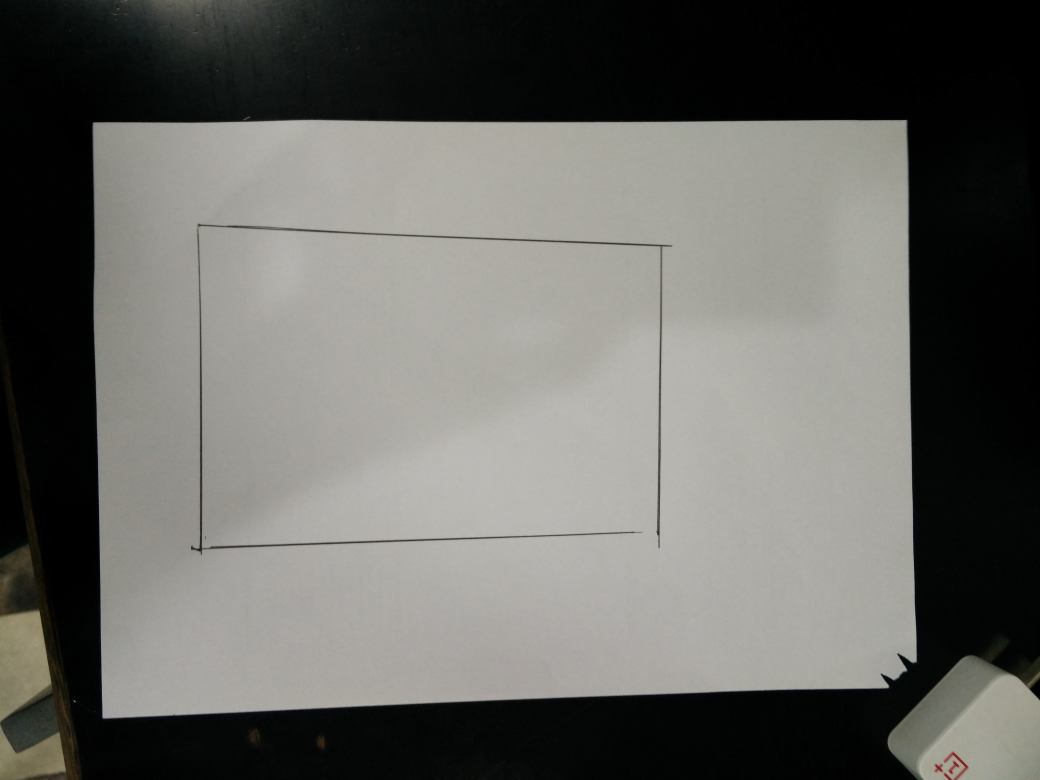
//> input picture codeAndData/data/17.jpg, 4160 x 3120 px (shown at 1/4 size)
$ ./imageProcess ../data/17.jpg   (built with g++ and OpenCV 4)
//> lines starting //> are read from the running program, lines starting //| are printed output that depends on the picture; after the words box and inside, x2 and y2 are one past the last pixel; in counts of white or black regions, pixels touching at a corner belong together
#include <iostream>
#include <opencv2/opencv.hpp>
#include <string>
#include <vector>
#include <algorithm>
#include <string.h>

using namespace std;
using namespace cv;

const int YMOVE = 8;

struct  Line {
	Point p1, p2, center;

	Line(Point p1_, Point p2_) :
	p1(p1_), p2(p2_) {
		center = Point((p1.x + p2.x) / 2, (p1.y + p2.y) / 2);
	}
};

inline double cal(int x1, int y1, int x2, int y2,
				  int x3, int y3, int x4, int y4) {
	return (x1 - x2) * (y3 - y4) - (y1 - y2) * (x3 - x4);
}

/***********************************************
 * Description: 计算两条直线的交点
 * @para l1 直线1
 * @para l2 直线2
 * @return 返回代表交点坐标值的点
 ***********************************************/
Point2f getIntersect(const Line& l1, const Line& l2) {
	int x1 = l1.p1.x, y1 = l1.p1.y;
	int x2 = l1.p2.x, y2 = l1.p2.y;
	int x3 = l2.p1.x, y3 = l2.p1.y;
	int x4 = l2.p2.x, y4 = l2.p2.y;
	Point2f point(-1, -1);

	double d = cal(x1, y1, x2, y2, x3, y3, x4, y4);
	if (d) {
		point.x = ((x1 * y2 - y1 * x2) * (x3 - x4) - (x1 - x2) * (x3 * y4 - y3 * x4)) / d;
    	point.y = ((x1 * y2 - y1 * x2) * (y3 - y4) - (y1 - y2) * (x3 * y4 - y3 * x4)) / d;
	}
	return point;
}

/***********************************************
 * Description: 进行图像的缩放
 * @para srcImage 源图像
 * @para dstImage 目标图像
 * @para scale 缩放倍数
 * @para width 源图像宽度
 * @para height 源图像高度
 ***********************************************/
void imageScale(Mat& srcImage, Mat &dstImage, double scale, int width, int height) {
	resize(srcImage, dstImage, Size(width * 1.0 / scale, height * 1.0 / scale));
}

/***********************************************
 * Description: 获取图像的二值化后的图
 * @para srcImage 源图像
 * @para dstImage 保存二值化后的图像的图像
 ***********************************************/
void getGrayImage(Mat& srcImage, Mat &dstImage) {
	cvtColor(srcImage, dstImage, COLOR_BGR2GRAY);
}

/***********************************************
 * Description: 使用 canny 算法获取图像边缘
 * @para srcImage 源图像
 * @para dstImage 保存 canny 处理后图像的图像
 ***********************************************/
void getCannyImage(Mat& srcImage, Mat &dstImage) {
	Mat gray;
	getGrayImage(srcImage, gray);
	Canny(gray, dstImage, 50, 250, 3);
}

/***********************************************
 * Description: 用 HoughLinesP 函数对图像进行
 *				hough 变换
 * @para canny 使用 canny 算法进行了边缘处理的图像
 * @para lines 保存 hough 变换后的直线的容器
 ***********************************************/
void hough(Mat& canny, vector<Vec4i> &lines) {
	int width = canny.size().width;
	// 85 和 15 是经过测试效果较好的数值
	HoughLinesP(canny, lines, 1, CV_PI / 180, 80, width / 15, 15);
}

/***********************************************
 * Description: 将 hough 识别的直线进行分类，分为
 *				偏竖线和偏横线两类
 * @para lines 所有直线
 * @para horizontals 保存偏横线的容器
 * @para verticals 保存偏竖线的容器
 ***********************************************/
void classifyLines(vector<Vec4i> &lines, vector<Line> &horizontals, vector<Line> &verticals) {
	for (int i = 0; i < lines.size(); ++i) {
		Vec4i line = lines[i];
		if (fabs(line[0] - line[2]) > fabs(line[1] - line[3])) {
			// 偏横线
			horizontals.push_back(Line(Point(line[0], line[1]), Point(line[2], line[3])));
		} else {
			// 偏竖线
			verticals.push_back(Line(Point(line[0], line[1]), Point(line[2], line[3])));
		}
	}
}

/***********************************************
 * Description: 计算一条直线两端点与图像中心点差值形成
 *				的两个向量的叉积，判断直线方向是否满足
 *				使用右手定则时是向上
 * @para lines 要测试的直线
 * @para width 图像宽度
 * @para height 图像高度
 * @return 叉积的值
 ***********************************************/
int getCrossProduct(Line &line, int width, int height) {
	int centerX = width / 2;
	int centerY = height / 2;

	int lx = line.p1.x - centerX, ly = line.p1.y - centerY;
	int rx = line.p2.x - centerX, ry = line.p2.y - centerY;

	// 因为坐标系是向下的，所以叉积 < 0 代表是正确 方向
	int crossProduct = lx * ry - ly * rx;

	return crossProduct;
}

/***********************************************
 * Description: 交换两个点的值
 ***********************************************/
void swapPoint(Point &a, Point &b) {
	Point temp = a;
	a = b;
	b = temp;
}

/***********************************************
 * Description: 判断直线是否满足右手定则值向上，如果不
 *				是，更改直线的方向
 * @para lines 要测试的直线
 * @para width 图像宽度
 * @para height 图像高度
 ***********************************************/
void setLineDirection(Line &line, int width, int height) {
	int crossProduct = getCrossProduct(line, width, height);
	if (crossProduct > 0) {
		swapPoint(line.p1, line.p2);
	}
}

/***********************************************
 * Description: 计算的表达式中的斜率 k 和y轴偏移 b
 * @para lines 要计算的直线
 * @return 一个保存了 k 和 b 的值的容器
 ***********************************************/
vector<double> getLineKB(Line &line) {
	vector<double> res;
	int lx = line.p1.x, ly = line.p1.y;
	int rx = line.p2.x, ry = line.p2.y;

	// 直线垂直，此时设斜率为一个较大值
	if (abs(lx - rx) < 5) {
		res.push_back(1000.0);
		res.push_back(1000.0);
	} else {
		double k = (ly * 1.0 - ry * 1.0) / (lx * 1.0 - rx * 1.0);
		double b = ly * 1.0 - k * lx;
		res.push_back(k);
		res.push_back(b);
	}
	return res;
}

/***********************************************
 * Description: 沿着线段的边缘进行采样，获取线段两边的
 *				采样点坐标
 * @para lines 要进行采样的直线
 * @return 保存采样点的容器
 ***********************************************/
vector< vector<Point> > getClosePoint(Line &line) {
	int lx = line.p1.x, ly = line.p1.y;
	int rx = line.p2.x, ry = line.p2.y;

	vector<double> kb = getLineKB(line);
	vector<Point> lPoint, rPoint;
	// 偏横线
	if (abs(lx - rx) > abs(ly - ry)) {
		int min = lx < rx ? lx : rx;
		int max = lx > rx ? lx : rx;

		for (int i = min; i <= max; i += 5) {
			// 水平
			if (fabs(kb[0]) < 0.05) {
				if (lx < rx) {
					lPoint.push_back(Point(i, (ly + ry) / 2 - YMOVE));
					rPoint.push_back(Point(i, (ly + ry) / 2 + YMOVE));
				} else {
					lPoint.push_back(Point(i, (ly + ry) / 2 + YMOVE));
					rPoint.push_back(Point(i, (ly + ry) / 2 - YMOVE));
				}
			} else {
				int y = (int)(kb[0] * i + kb[1]);

				// 与原直线垂直的直线
				double k = -1 / kb[0];
				double b = ly - lx * k;
				double kSquare = k * k;

				// 计算 y 轴 和 x 轴的偏移
				double MoveSquare = YMOVE * YMOVE;
				int yMove = (int)(sqrt( MoveSquare * kSquare / (1 + kSquare)));
				int xMove = (int)(sqrt(MoveSquare / (kSquare + 1)));
				if (kb[0] < 0)
					xMove = -xMove;

				if (lx < rx) {
					lPoint.push_back(Point(i + xMove, y - yMove));
					rPoint.push_back(Point(i - xMove, y + yMove));
				} else {
					lPoint.push_back(Point(i - xMove, y + yMove));
					rPoint.push_back(Point(i + xMove, y - yMove));
				}
			}
		}
	} else { // 偏竖线
		int min = ly < ry ? ly : ry;
		int max = ly > ry ? ly : ry;

		for (int i = min; i <= max; i += 5) {
			// 垂直
			if (fabs(kb[0] > 500)) {
				if (ly < ry) {
					lPoint.push_back(Point((lx + rx) / 2 + YMOVE, i));
					rPoint.push_back(Point((lx + rx) / 2 - YMOVE, i));
				} else {
					lPoint.push_back(Point((lx + rx) / 2 - YMOVE, i));
					rPoint.push_back(Point((lx + rx) / 2 + YMOVE, i));
				}
			} else {
				int x = (int)((i - kb[1]) / kb[0]);

				double k = -1 / kb[0];
				double b = ly - lx * k;
				double kSquare = k * k;

				double MoveSquare = YMOVE * YMOVE;
				int yMove = (int)(sqrt( MoveSquare * kSquare / (1 + kSquare)));
				int xMove = (int)(sqrt(MoveSquare / (kSquare + 1)));

				if (kb[0] < 0)
					yMove = -yMove;

				if (ly < ry) {
					lPoint.push_back(Point(x + xMove, i - yMove));
					rPoint.push_back(Point(x - xMove, i + yMove));
				} else {
					lPoint.push_back(Point(x - xMove, i + yMove));
					rPoint.push_back(Point(x + xMove, i - yMove));
				}
			}
		}
	}

	vector< vector<Point> > result;
	result.push_back(lPoint);
	result.push_back(rPoint);

	return result;
}

/***********************************************
 * Description: 判断两个像素点的 RGB 值是否接近
 * @para rgb1 rgb2 两个像素点的 RGB 值
 * @return 两个像素点的 RGB 值是否相似
 ***********************************************/
bool rgbClose(Vec3b &rgb1, Vec3b& rgb2) {
	int num = 0;
	for (int i = 0; i < 3; ++i) {
		if (abs((int)rgb1.val[i] - (int)rgb2.val[i]) > 50) {
			num++;
		}
	}
	return num < 3;
}

/***********************************************
 * Description: 在图像中心附近进行采样并计算这些像素点
 *				的 RGB 的平均值
 * @para centerX 中心点的横坐标
 * @para centerY 中心点的纵坐标
 * @para image 要处理的图片
 * @return 中心范围 RGB 的平均值
 ***********************************************/
Vec3b getCenterRGB(int centerX, int centerY, Mat &image) {
	int num = 0;
	int rgb1 = 0, rgb2 = 0, rgb3 = 0;
	for (int i = -20; i <= 20; i += 5) {
		for (int j = -20; j <= 20; j += 5) {
			Vec3i current = image.at<Vec3b>(Point(centerX + j, centerY + i));
			rgb1 += (int)current.val[0];
			rgb2 += (int)current.val[1];
			rgb3 += (int)current.val[2];
			num++;
		}
	}

	rgb1 /= num;
	rgb2 /= num;
	rgb3 /= num;

	Vec3b res;
	res.val[0] = (uchar)rgb1;
	res.val[1] = (uchar)rgb2;
	res.val[2] = (uchar)rgb3;
	return res;
}

/***********************************************
 * Description: 判断一条直线是否是图像中纸张的边缘
 * @para line 要进行判断的直线
 * @para srcImage 要处理的图片
 * @return 这条直线是否是图片中的纸张边缘
 ***********************************************/
bool isEdge(Line &line, Mat& srcImage) {
	int width = srcImage.size().width;
	int height = srcImage.size().height;
	setLineDirection(line, width, height);

	int centerX = width / 2;
	int centerY = height / 2;
	Vec3b center = getCenterRGB(centerX, centerY, srcImage);

	vector< vector<Point> > closePoint = getClosePoint(line);

	int lPointCloseNum = 0, rPointCloseNum = 0;

	for (int i = 0; i < closePoint[0].size(); ++i) {
		// 去掉超出图片范围的点
		if (closePoint[0][i].y < 0 || closePoint[0][i].y >= height ||
			closePoint[0][i].x < 0 || closePoint[0][i].x >= width ||
			closePoint[1][i].y < 0 || closePoint[1][i].y >= height ||
			closePoint[1][i].x < 0 || closePoint[1][i].x >= width) {
			continue;
		}

		// 获取直线'左右'两边的的采样点的像素值
		Vec3b lPointRgb = srcImage.at<Vec3b>(Point(closePoint[0][i].x, closePoint[0][i].y));
		Vec3b rPointRgb = srcImage.at<Vec3b>(Point(closePoint[1][i].x, closePoint[1][i].y));

		if (rgbClose(lPointRgb, center))
		 	lPointCloseNum++;

		if (rgbClose(rPointRgb, center)) {
			rPointCloseNum++;
		}
	}

	int totalNum = closePoint[0].size();
	double lrate = lPointCloseNum * 1.0 / totalNum * 1.0;
	double rrate = rPointCloseNum * 1.0 / totalNum * 1.0;

	return (lrate > rrate);
}

/***********************************************
 * Description: 删除不是图像中纸张边缘的直线
 * @para lines 检测到的所有直线
 * @para srcImage 要处理的图片
 ***********************************************/
void delLines(vector<Line> &lines,  Mat& srcImage) {
	vector<int> delIndex;
	delIndex.clear();
	for (int i = 0; i < lines.size(); ++i) {
		if (isEdge(lines[i], srcImage) == 0) {
			delIndex.push_back(i);
		}
	}

	for (int i = 0; i < delIndex.size(); ++i) {
		lines.erase(lines.begin() + delIndex[i] - i);
	}
}

/***********************************************
 * Description: 对所有直线进行处理，如果直线不满足纸张
 *				左右和上下边最少各一条直线，那么补全
 * @para horizontals 所有偏横线
 * @para verticals 所有偏竖线
 * @para srcImage 要处理的图片
 ***********************************************/
void linesFill(vector<Line> &horizontals, vector<Line> &verticals, Mat& srcImage) {
	int width = srcImage.size().width;
	int height = srcImage.size().height;

	// 先取出不是纸张边缘的直线
	delLines(verticals, srcImage);
	delLines(horizontals, srcImage);

	if (horizontals.size() < 2) {
		if (horizontals.size() == 0 || horizontals[0].center.y > height / 2) {
			horizontals.push_back(Line(Point(0, 0), Point(width - 1, 0)));
		}
		if (horizontals.size() == 0 || horizontals[0].center.y <= height / 2) {
			horizontals.push_back(Line(Point(0, height - 1), Point(width - 1, height - 1)));
		}
	}

	if (verticals.size() < 2) {
		if (verticals.size() == 0 || verticals[0].center.x > width / 2) {
	      	verticals.push_back(Line(Point(0, 0), Point(0, height - 1)));
	    }
	    if (verticals.size() == 0 || verticals[0].center.x <= width / 2) {
	      	verticals.push_back(Line(Point(width - 1, 0), Point(width - 1, height - 1)));
	    }
	}
}

bool cmpX(const Line& l1, const Line& l2) {
	return l1.center.x < l2.center.x;
}

bool cmpY(const Line& l1, const Line& l2) {
	return l1.center.y < l2.center.y;
}

/***********************************************
 * Description: 根据线段中心的位置对线段进行位置排序，
 * 				对偏横线进行从上到下的排序，偏竖线
 *				进行从左到右的排序
 * @para horizontals 所有偏横线
 * @para verticals 所有偏竖线
 ***********************************************/
void lineSort(vector<Line> &horizontals, vector<Line> &verticals) {
	sort(horizontals.begin(), horizontals.end(), cmpY);
	sort(verticals.begin(), verticals.end(), cmpX);
}

/***********************************************
 * Description: 根据矩形的四个顶点的位置判断矩形的方向
 * @para p1 p2 p3 p4 矩形的四个顶点
 * @para 矩形是否处于偏竖直状态
 ***********************************************/
bool getRectDir(Point2f &p1, Point2f& p2, Point2f& p3, Point2f& p4) {
	if (abs(p1.x - p2.x) > abs(p1.y - p3.y))
		return false;
	return true;
}

/***********************************************
 * Description: 将原图中的纸张映射到 A4 纸的比例和大小
 * @para horizontals 图像中的所有偏横线
 * @para verticals 图像中的所有偏竖线
 * @para image 原图
 * @para dstImage 保存映射后的图片的图片
 * @para scale 原图的缩放比例，用于恢复图片大小
 * @para A4width A4 纸的宽度
 * @para A4height A4 纸的高度
 ***********************************************/
void mapToA4(vector<Line> &horizontals, vector<Line> &verticals, Mat& image, Mat& dstImage,
										double scale, int A4width = 210, int A4height = 297) {
	vector<Point2f> dstPoint, srcPoint;
  	dstPoint.push_back(Point(0, 0));
  	dstPoint.push_back(Point(A4width - 1, 0));
  	dstPoint.push_back(Point(0, A4height - 1));
  	dstPoint.push_back(Point(A4width - 1, A4height - 1));

  	Point2f point0 = getIntersect(horizontals[0], verticals[0]);
  	Point2f point1 = getIntersect(horizontals[0], verticals[verticals.size() - 1]);
  	Point2f point2 = getIntersect(horizontals[horizontals.size() - 1], verticals[0]);
  	Point2f point3 = getIntersect(horizontals[horizontals.size() - 1], verticals[verticals.size() - 1]);

  	if (getRectDir(point0, point1, point2, point3)) {
  		srcPoint.push_back(point0);
  		srcPoint.push_back(point1);
  		srcPoint.push_back(point2);
  		srcPoint.push_back(point3);
  	} else {
  		srcPoint.push_back(point0);
  		srcPoint.push_back(point2);
  		srcPoint.push_back(point1);
  		srcPoint.push_back(point3);
  	}

  	for (int i = 0; i < srcPoint.size(); ++i) {
  		srcPoint[i].x *= scale;
  		srcPoint[i].y *= scale;
  	}

  	Mat transmtx = getPerspectiveTransform(srcPoint, dstPoint);
  	warpPerspective(image, dstImage, transmtx, dstImage.size());
}

/***********************************************
 * Description: 将图片保存到硬盘
 * @para srcPath 原图的路径
 * @para verticals 图像中的所有偏竖线
 * @para image 原图
 ***********************************************/
void writeToFile(const string &srcPath, Mat& image) {
	char res[1024];
	memset(res, 0, sizeof(res));
	strncpy(res, srcPath.c_str(), index(srcPath.c_str(), '.') - srcPath.c_str());
	strtok(res, "/");
	char * resT = res + strlen(res) + 1;
	string imageName = string(string("result/") + string(resT) + "dst.jpg");
	imwrite(imageName, image);
}

/***********************************************
 * Description: 对图像进行处理，获取图像中的纸张并将
 *				其映射到 A4 纸大小
 * @para imagePath 要读取的图像的路径
 ***********************************************/
void imageProcess(const string &imagePath) {
//> called with imagePath = "../data/17.jpg"
	Mat image = imread(imagePath);
//> image is the input picture: 3120 rows x 4160 cols, CV_8UC3; mean B, G, R 99, 103.2, 103.5

	// 对图像进行缩放，加快处理速度
	Mat scaleImage;
	int width = image.size().width;
	int height = image.size().height;
	double scale = min(10.0, width / 200.0);
	imageScale(image, scaleImage, scale, width, height);
//> in imageScale, `resize(srcImage, dstImage, Size(width * 1.0 / scale, height * 1.0 / sc..`:
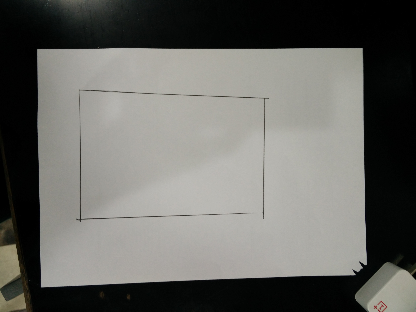
//> dstImage: 312 rows x 416 cols, CV_8UC3; mean B, G, R 99.1, 103.4, 103.6

	// canny 边缘处理
	Mat canny;
	getCannyImage(scaleImage, canny);
//> in getCannyImage, `Canny(gray, dstImage, 50, 250, 3);`:
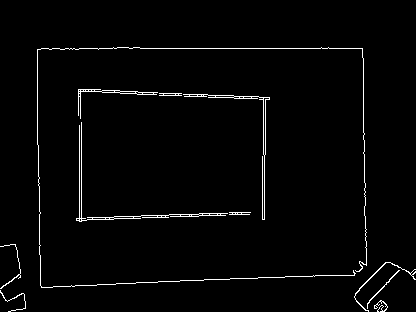
//> dstImage: 312 rows x 416 cols, CV_8UC1; 2.2% white in thin lines or dots, all inside (x1, y1, x2, y2) = (0, 47, 416, 312)

	// hough 变换获取边缘直线
	vector<Vec4i> lines;
	hough(canny, lines);
//> in hough, `HoughLinesP(canny, lines, 1, CV_PI / 180, 80, width / 15, 15);`: lines = 14 lines (x1, y1, x2, y2), first 8: [41, 48, 362, 48], [37, 86, 40, 285], [116, 283, 354, 274], [76, 220, 264, 213], [364, 133, 366, 282], [92, 89, 269, 98], [78, 90, 217, 97], [79, 217, 264, 211]
//> lines = 14 items, first 8: [41, 48, 362, 48], [37, 86, 40, 285], [116, 283, 354, 274], [76, 220, 264, 213], [364, 133, 366, 282], [92, 89, 269, 98], [78, 90, 217, 97], [79, 217, 264, 211]

	// 将所有直线分为偏竖线和偏横线两组
	vector<Line> horizontals, verticals;
	classifyLines(lines, horizontals, verticals);
//> the loop in classifyLines, `for (int i = 0; i < lines.size(); ++i)` made 14 passes
//> horizontals = 7 items; verticals = 7 items
	// 如果横竖的直线少于 2 条，那么需要补全
	linesFill(horizontals, verticals, scaleImage);
//> the loop in delLines, `for (int i = 0; i < lines.size(); ++i)` made 7 passes
//> (lx in getCrossProduct, ly in getCrossProduct, rx in getCrossProduct, ry in getCrossProduct, crossProduct in getCrossProduct, crossProduct in setLineDirection, lx in getClosePoint, ly in getClosePoint) on passes 1 to 7: (-171, -70, -168, 129, -33819, -33819, 37, 86), (156, -23, 158, 126, 23290, 23290, 366, 282), (54, 50, 55, -58, -5882, -5882, 262, 206), (-129, 65, -129, -31, 12384, 12384, 79, 125), (-127, 65, -127, -34, 12573, 12573, 81, 122), (55, 63, 57, -59, -6836, -6836, 263, 219), (155, -3, 155, -98, -14725, -14725, 363, 153)
//> in linesFill, `delLines(verticals, srcImage);`: verticals = 3 items
//> the loop in delLines (call 2), `for (int i = 0; i < lines.size(); ++i)` made 7 passes
//> (lx in getCrossProduct, ly in getCrossProduct, rx in getCrossProduct, ry in getCrossProduct, crossProduct in getCrossProduct, crossProduct in setLineDirection, lx in getClosePoint, ly in getClosePoint) on passes 1 to 7: (-167, -108, 154, -108, 34668, 34668, 362, 48), (-92, 127, 146, 118, -29398, -29398, 116, 283), (-132, 64, 56, 57, -11108, -11108, 76, 220), (-116, -67, 61, -58, 10815, 10815, 269, 98), (-130, -66, 9, -59, 8264, 8264, 217, 97), (-129, 61, 56, 55, -10511, -10511, 79, 217), (-130, -67, 61, -57, 11497, 11497, 269, 99)
//> in linesFill, `delLines(horizontals, srcImage);`: horizontals = 2 items
//> horizontals = 2 items; verticals = 3 items

	// 对直线进行排序
	lineSort(horizontals, verticals);
	int A4width = 210, A4height = 297;
	// 设置目标图片大小
	Mat dstImage = Mat::zeros(A4height, A4width, CV_8UC3);
	mapToA4(horizontals, verticals, image, dstImage, scale, A4width, A4height);
//> in getIntersect, `int x1 = l1.p1.x, y1 = l1.p1.y;`: x1 = 362; y1 = 48
//> in getIntersect, `int x2 = l1.p2.x, y2 = l1.p2.y;`: x2 = 41; y2 = 48
//> in getIntersect, `int x3 = l2.p1.x, y3 = l2.p1.y;`: x3 = 37; y3 = 86
//> in getIntersect, `int x4 = l2.p2.x, y4 = l2.p2.y;`: x4 = 40; y4 = 285
//> in getIntersect, `double d = cal(x1, y1, x2, y2, x3, y3, x4, y4);`: d = -63879
//> in getIntersect, `point.x = ((x1 * y2 - y1 * x2) * (x3 - x4) - (x1 - x2) * (x3 * y4 - y3..`: point = Point(36.43, -1)
//> in getIntersect, `point.y = ((x1 * y2 - y1 * x2) * (y3 - y4) - (y1 - y2) * (x3 * y4 - y3..`: point = Point(36.43, 48)
//> in mapToA4, `Point2f point1 = getIntersect(horizontals[0], verticals[verticals.size..`: point1 = Point(362.9, 48)
//> in mapToA4, `Point2f point2 = getIntersect(horizontals[horizontals.size() - 1], ver..`: point2 = Point(40.01, 285.9)
//> in mapToA4, `Point2f point3 = getIntersect(horizontals[horizontals.size() - 1], ver..`: point3 = Point(365.9, 273.6)
//> in mapToA4, `srcPoint.push_back(point0);`: srcPoint = 1 Point (x, y): [36.43, 48]
//> in mapToA4, `srcPoint.push_back(point2);`: srcPoint = 2 Points (x, y): [36.43, 48], [40.01, 285.9]
//> in mapToA4, `srcPoint.push_back(point1);`: srcPoint = 3 Points (x, y): [36.43, 48], [40.01, 285.9], [362.9, 48]
//> in mapToA4, `srcPoint.push_back(point3);`: srcPoint = 4 Points (x, y): [36.43, 48], [40.01, 285.9], [362.9, 48], [365.9, 273.6]
//> the loop in mapToA4, `for (int i = 0; i < srcPoint.size(); ++i)` made 4 passes
//> in mapToA4, `Mat transmtx = getPerspectiveTransform(srcPoint, dstPoint);`: transmtx = [[-5.16e-18, 0.0872, -41.88], [0.0855, -0.00129, -30.52], [-1.58e-05, -2.65e-07, 1]]
//> in mapToA4, `warpPerspective(image, dstImage, transmtx, dstImage.size());`:
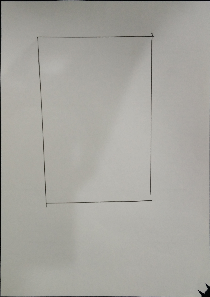
//> dstImage: 297 rows x 210 cols, CV_8UC3; mean B, G, R 159.5, 165.3, 166.5

	writeToFile(imagePath, dstImage);
}

// 将图像的路径作为参数输入
int main(int argc, char* argv[]) {
	if (argc == 1)
		cerr << "Input with [./image] [path to image]" << endl;

	for (int i = 1; i < argc; ++i) {
		cout << "Process " << " image: " << argv[i] << endl;
		imageProcess(argv[i]);
	}
}
